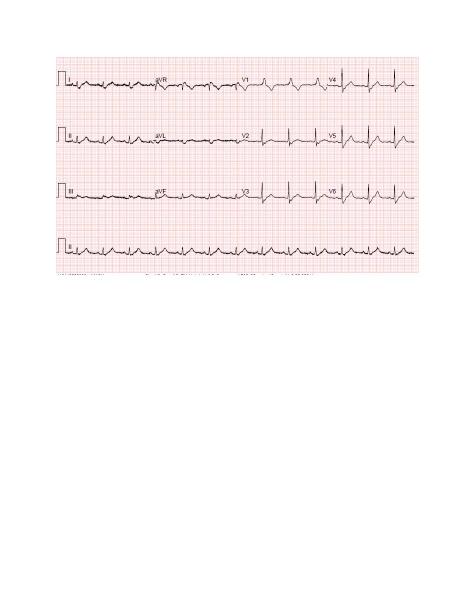
#> input picture Data_set/ECG Image Data set/ECG Images of COVID-19 Patients (250)/Binder1_Page_009.jpg, 952 x 1232 px, found by its file name (shown at 1/2 size); its folder holds only this picture in this run
$ jupyter execute --allow-errors ECG_image_1.ipynb
#> lines starting #> are read from the running program, lines starting #| are printed output that depends on the picture; after the words box and inside, x2 and y2 are one past the last pixel; in counts of white or black regions, pixels touching at a corner belong together
[cell 1]
import pandas as pd
import numpy as np
import os
import csv
import shutil
import tensorflow as tf
from sklearn.model_selection import train_test_split
from tensorflow.keras.preprocessing.image import ImageDataGenerator
from tensorflow.keras.applications.vgg16 import preprocess_input
from tensorflow.keras.models import Sequential
from tensorflow.keras.layers import Dense, Dropout, Flatten
from tensorflow.keras.layers import Conv2D, MaxPooling2D
from tensorflow.keras.optimizers.legacy import Adam, SGD
from tensorflow.keras.callbacks import EarlyStopping, ModelCheckpoint

[cell 2]
# Define the directory paths
dir_paths = ["Dataset/ECG Images of COVID-19 Patients (250)", "Dataset/ECG Images of Myocardial Infarction Patients (77)", "Dataset/ECG Images of Patient that have abnormal heart beats (548)", "Dataset/ECG Images of Patient that have History of MI (203)", "Dataset/Normal Person ECG Images (859)"]

# Create a list to store the image filenames
image_filenames = []

# Loop through the directories and add the image filenames to the list
#> (the rest of this cell did not finish here and is left out)

[cell 3]
import os
import cv2

# directory containing the images to be cropped
input_dir = "Dataset/ECG Images of COVID-19 Patients (250)/"

# loop through all files in the directory
for filename in os.listdir(input_dir):
    # check if the file is an image file
    if filename.endswith(".jpg"):
        # read the image
        img = cv2.imread(os.path.join(input_dir, filename))
#> img is the input picture: shape (1232, 952, 3); mean B, G, R 247.6, 247.3, 251.9

        # perform the cropping operation
        gray = cv2.cvtColor(img, cv2.COLOR_BGR2GRAY)
        th, threshed = cv2.threshold(gray, 240, 255, cv2.THRESH_BINARY_INV)
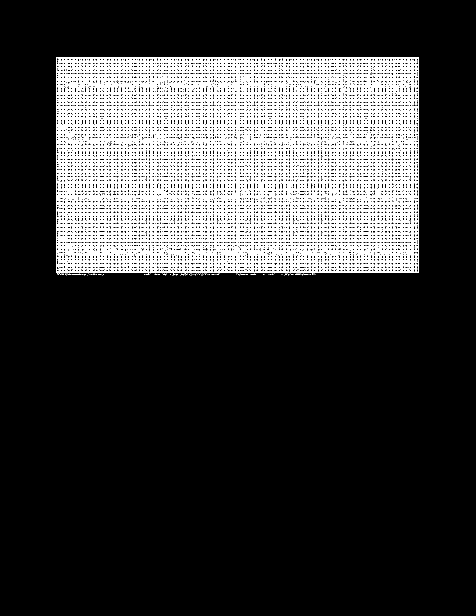
#> threshed: shape (1232, 952) (shown at 1/2 size); 14.8% white in thin lines or dots, all inside (x1, y1, x2, y2) = (112, 114, 838, 552)
        kernel = cv2.getStructuringElement(cv2.MORPH_ELLIPSE, (11,11))
        morphed = cv2.morphologyEx(threshed, cv2.MORPH_CLOSE, kernel)
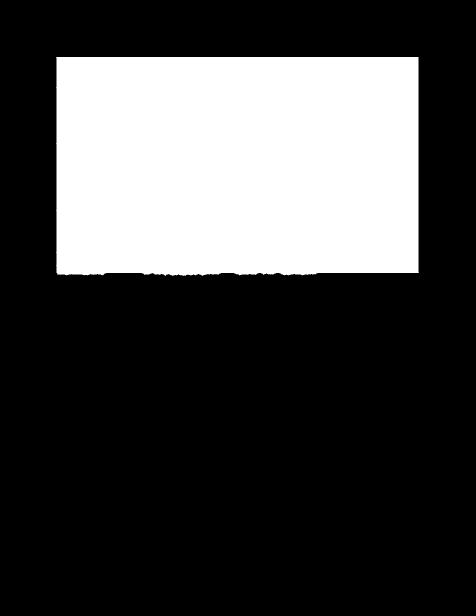
#> morphed: shape (1232, 952) (shown at 1/2 size); 26.8% white; 1 white region
        cnts = cv2.findContours(morphed, cv2.RETR_EXTERNAL, cv2.CHAIN_APPROX_SIMPLE)[-2]
#> cnts = 1 contour; box (x1, y1, x2, y2) and area: (112, 114, 838, 552) 312885
        cnt = sorted(cnts, key=cv2.contourArea)[-1]
#> cnt = contour of 262 points, box (x1, y1, x2, y2) (112, 114, 838, 552), area 312885
        x,y,w,h = cv2.boundingRect(cnt)
#> x = 112; y = 114; w = 726; h = 438
        dst = img[y:y+h, x:x+w]
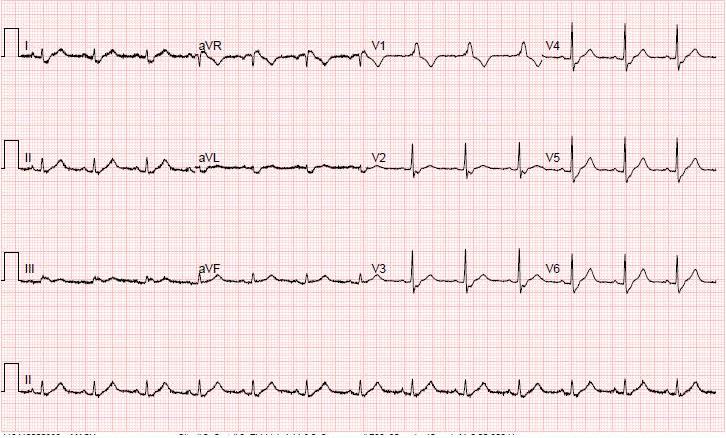
#> dst: shape (438, 726, 3); mean B, G, R 227.8, 226.6, 243.5

        # save the cropped image with the same filename
        cv2.imwrite(os.path.join(input_dir, filename), dst)
